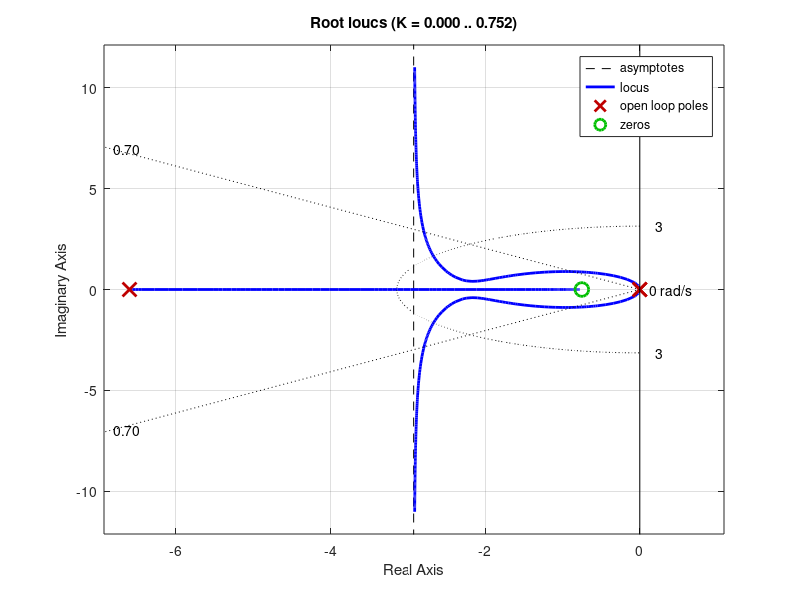

MATLAB code for this plot: (Note: this script raises an error after producing the figure.)
%% Part b
ml = 0.25;     % Mass of the left prop, kg
mc = 1.0;      % Mass of the center, kg
mr = 0.25;     % Mass of the right prop, kg
Jc = .0042;    % Inertia of center
d = 0.3;       % Distance from center to mid-prop, m
g = 9.81;      % Gravity, m/s**2
mu = 0.1;      % Viscosity?, kg/s
Fe = g*(mc+2*mr);

tr = .7;
h = .707;
Wn = 2.2 / tr;

z_in = tr/2;
p_in = 8*z_in;
z_in = .75;
p_in = 6.6;

G = tf([1/(Jc+2*mr*d^2)],[1 0 0]);
C = tf([1/z_in 1],[1/p_in 1]);
H = tf([1/z_in 1],1);

% rltool(G,C)

K = .0795;

figure(1);clf;
rlocus(C*G);
hold on
sgrid(.7,[Wn 100]);
rlocus(C*G,K,'k^');
% inner_loop = feedback(K*C*G,1);
% step(inner_loop)

%% Part C
tr = 5*.7;
h = .707;
Wn = 2.2 / tr;

z_out = tr/2;
p_out = 8*z_out;
% z_out = .08852;
% p_out = 1.109;
z_out = .1217;
p_out = 1.454;

P = tf(-Fe,[(mc+2*mr) mu 0]);
C = tf([1/z_out 1],[1/p_out 1]);
H = tf([1/z_out 1],1);

K = -.03777*z_out/p_out;
% K = -.020005*z_out/p_out;

% rltool(-inner_loop*P)
figure(1);clf;
% rlocus(-C*inner_loop*P);
% hold on
% sgrid(.7,[Wn 100]);
% rlocus(-C*inner_loop*P,-K,'k^');
outer_loop = feedback(K*C*inner_loop*P,1);
step(outer_loop)